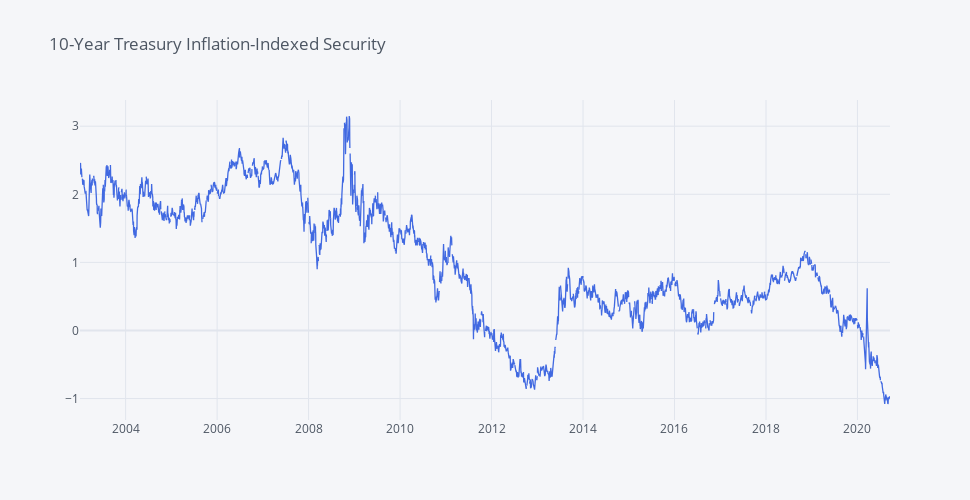

This figure's notebook cell:
### Code cell
DFII10.iplot(dimensions=pa.dimensions, title='10-Year Treasury Inflation-Indexed Security', color='royalblue')

### Figure 1 — Plotly figure (JSON) as saved in the notebook; plotly's stock layout.template omitted (floating-point values rounded to 4 significant figures; data arrays with more than 128 entries replaced by an {"elided": "..."} marker saying what was removed)
{"data": [{"line": {"color": "rgba(65, 105, 225, 1.0)", "dash": "solid", "shape": "linear", "width": 1.3}, "mode": "lines", "name": "DFII10", "text": "", "type": "scatter", "x": {"elided": "4621 str values"}, "y": {"elided": "4621 mixed values"}}], "layout": {"height": 500, "legend": {"bgcolor": "#F5F6F9", "font": {"color": "#4D5663"}}, "paper_bgcolor": "#F5F6F9", "plot_bgcolor": "#F5F6F9", "title": {"font": {"color": "#4D5663"}, "text": "10-Year Treasury Inflation-Indexed Security"}, "width": 970, "xaxis": {"autorange": true, "gridcolor": "#E1E5ED", "range": ["2003-01-02", "2020-09-17"], "showgrid": true, "tickfont": {"color": "#4D5663"}, "title": {"font": {"color": "#4D5663"}, "text": ""}, "type": "date", "zerolinecolor": "#E1E5ED"}, "yaxis": {"autorange": true, "gridcolor": "#E1E5ED", "range": [-1.315, 3.385], "showgrid": true, "tickfont": {"color": "#4D5663"}, "title": {"font": {"color": "#4D5663"}, "text": ""}, "type": "linear", "zerolinecolor": "#E1E5ED"}}}
